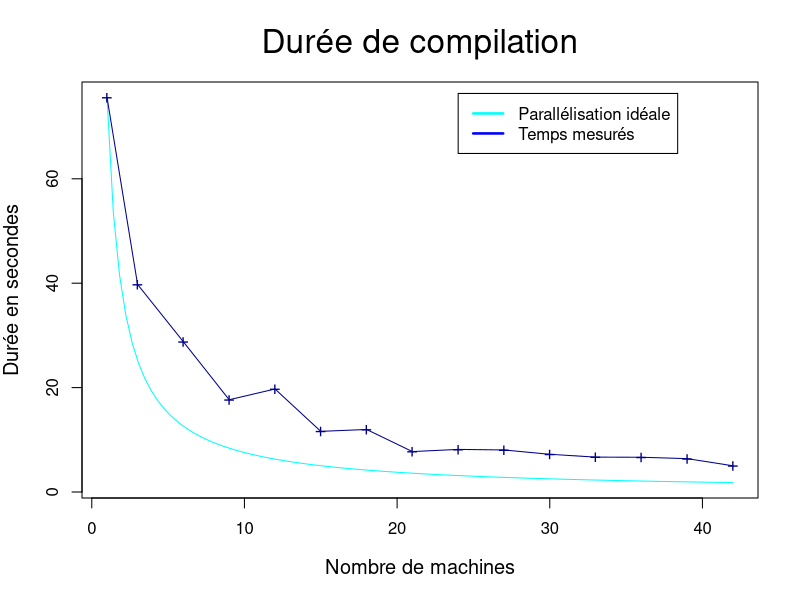
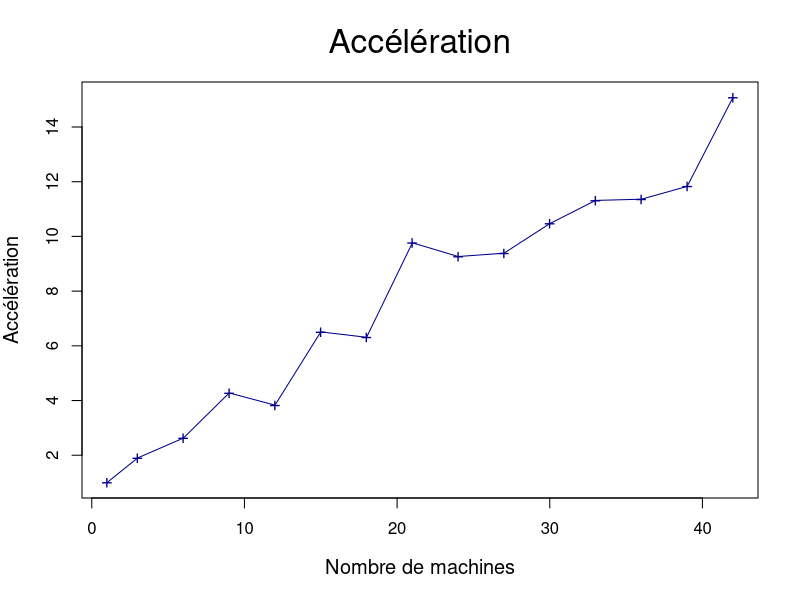
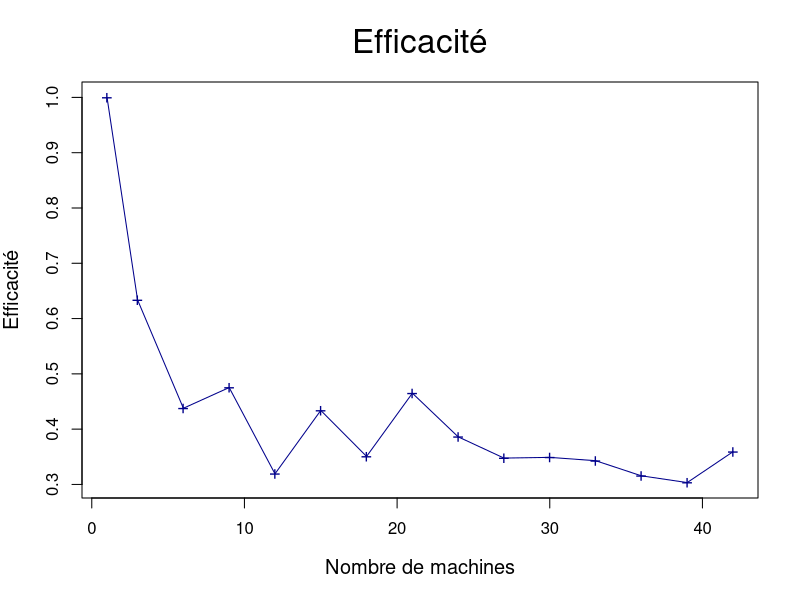
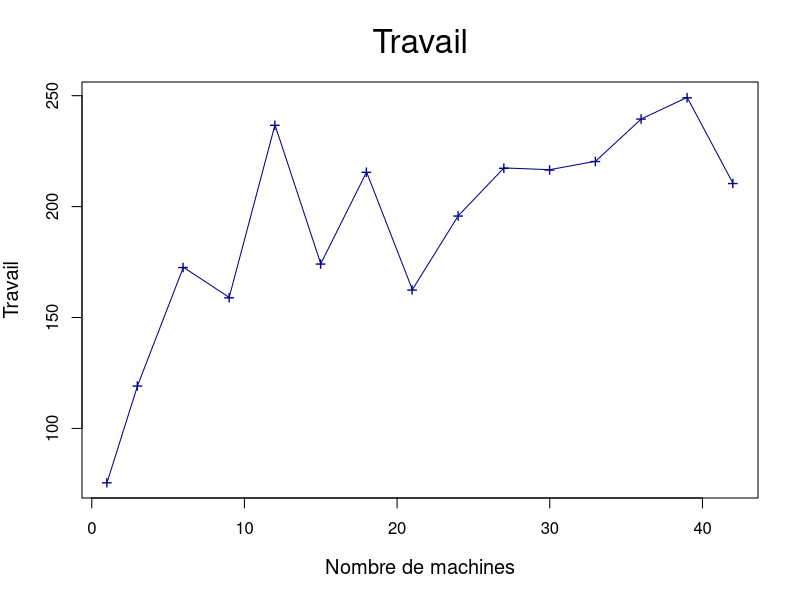

Write the R code that produced these figures, in order.
pdf("sujet_makefiles_premier_Makefile-small_nth1.pdf")

nCPU = 42
STEP = 3

#x_axis <- seq.int( nCPU, STEP, -STEP )
#x_axis <- seq.int( STEP, nCPU, STEP )
x_axis=c()
for (i in seq(from=nCPU, to=1, by=-STEP)) {
  x_axis = c( x_axis, i )
}

if ( ! (1 %in% x_axis) ) {
  x_axis = c( x_axis, 1 )
}

x_axis = rev(x_axis)

data <- c( 75592,  39760,  28777,  17674,  19735,  11615,  11976,  7741,  8159,  8053,  7221,  6680,  6654,  6390,  5012 )

# -1 )
#data <- head( data, -1)

data = data / 1000

#sCPU = tail(data, n=1)

xLim = 4 * nCPU / 7
sCPU = head(data, n=1)
yLim = sCPU + sCPU / 100

x_ideal <- c( 1, nCPU )
y_ideal <- data / x_axis
y_lims <- c( min(data), yLim )

ideal <- function( n ) {
  return (sCPU/n)
}

plot( ideal, 1, nCPU, ann=FALSE, col="cyan" )
lines( x_axis, data, pch="+", cex=1.2, type="o", col="dark blue", ann=FALSE, ylim=y_lims )

title( main="Durée de compilation", font.main=1, cex.main=2 )
title( xlab="Nombre de machines", cex.lab=1.2 )
title( ylab="Durée en secondes", cex.lab=1.2 )


# places a legend at the appropriate place
legend( xLim, yLim,

 # puts text in the legend
c("Parallélisation idéale", "Temps mesurés"),

# gives the legend appropriate symbols (lines)
lty=c(1,1),

 # gives the legend lines the correct color and width
lwd=c(2.5,2.5),col=c("cyan", "blue"),bg="white")


dev.off()

m = nCPU

T1 = sCPU

Tm = data

acc = T1 / Tm


travail=c()
for (i in 1:length(data)) {
  travail = c( travail, x_axis[i] * Tm[i] )
}

eff=T1/travail



prefix="sujet_makefiles_premier_Makefile-small_nth1"

pdf(paste(prefix,"_acc.pdf", sep=""))

plot( x_axis, acc, pch="+", cex=1.2, type="o", col="dark blue", ann=FALSE ) #, ylim=y_lims )

title( main="Accélération", font.main=1, cex.main=2 )
title( xlab="Nombre de machines", cex.lab=1.2 )
title( ylab="Accélération", cex.lab=1.2 )

dev.off()



pdf(paste(prefix,"_eff.pdf", sep=""))

plot( x_axis, eff, pch="+", cex=1.2, type="o", col="dark blue", ann=FALSE ) #, ylim=y_lims )

title( main="Efficacité", font.main=1, cex.main=2 )
title( xlab="Nombre de machines", cex.lab=1.2 )
title( ylab="Efficacité", cex.lab=1.2 )

dev.off()


pdf(paste(prefix,"_work.pdf", sep=""))

plot( x_axis, travail, pch="+", cex=1.2, type="o", col="dark blue", ann=FALSE ) #, ylim=y_lims )

title( main="Travail", font.main=1, cex.main=2 )
title( xlab="Nombre de machines", cex.lab=1.2 )
title( ylab="Travail", cex.lab=1.2 )

dev.off()

